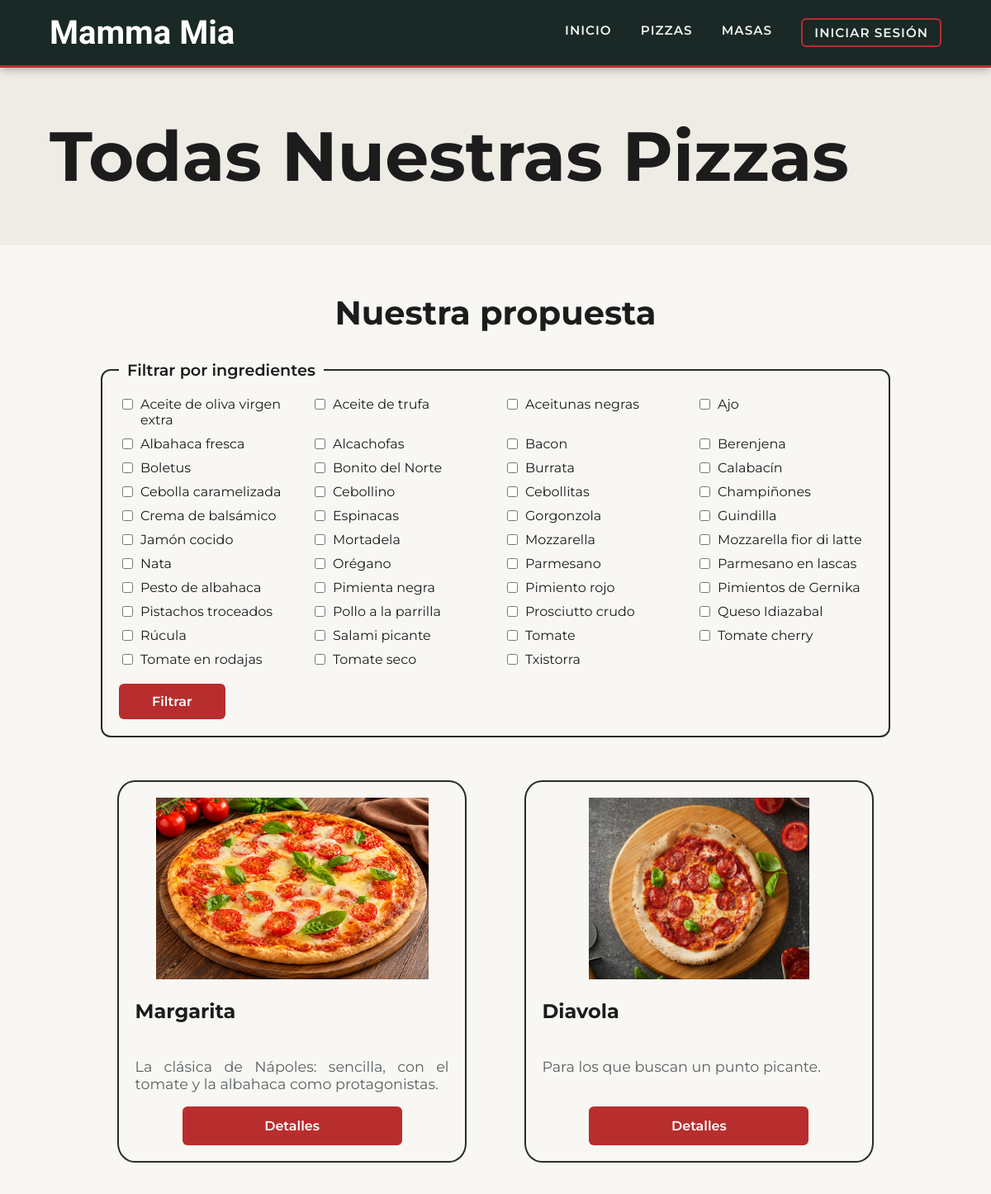
The page /all_pizza (upper part) on the database its author committed.
### restaurante/models.py (models this page shows, shortened)
class Ingrediente(models.Model):
    titulo = models.CharField(max_length=100, unique=True)
    class Meta:
        ordering = ['titulo']  #siempre se listan por orden alfabético

class Pizza(models.Model):
    titulo = models.CharField(max_length=100)
    foto = models.ImageField(upload_to='pizzas/')
    precio = models.DecimalField(max_digits=6, decimal_places=2)
    descripcion = models.TextField()
    tipo = models.ForeignKey(
        TipoMasa,
        on_delete=models.PROTECT,  # Si queremos borrar una masa, no debe existir ninguna pizza con esa masa asociada.
    )
    ingredientes = models.ManyToManyField(Ingrediente) #una pizza lleva muchos ingredientes y un mismo ingrediente puede estar en muchas pizzas
    num_ventas = models.IntegerField(default=0)

### restaurante/views.py (the view)
# urls.py: path('all_pizza', allpizzas, name='all_pizza'),
def allpizzas(request):
    pizzas = Pizza.objects.all()
    seleccionados = []
    for valor in request.GET.getlist('ingrediente'):
        if valor.isdecimal() and int(valor) not in seleccionados:
            seleccionados.append(int(valor))
    for id_ingrediente in seleccionados:
        pizzas = pizzas.filter(ingredientes__id=id_ingrediente)
    context = {
        'pizzas': pizzas,
        'ingredientes': Ingrediente.objects.all(), #para pintar los checkbox
        'seleccionados': seleccionados, #para dejar marcados los que se han elegido
    }
    return render(request, "allPizza.html", context)

### restaurante/templates/allPizza.html (shortened to what this page needs)
{% extends "index.html" %}
{% load static %}
{% block extra_css %}
    <link rel="stylesheet" href="{% static 'css/main.css' %}">
{% endblock %}
{%block content%}
        <main>
                <div id="portada1">
                <h1>Todas Nuestras Pizzas</h1>
                </div>
            <div id="bloque_pizzas">
                <div id="tit_bloque_pizzas">
                    <h2>Nuestra propuesta</h2>
                </div>
                <form action="{% url 'all_pizza' %}" method="get" id="filtro_ingredientes">
                    <fieldset>
                        <legend>Filtrar por ingredientes</legend>
                        <div id="lista_ingredientes">
                            {% for ingrediente in ingredientes %}
                            <label>
                                <input type="checkbox" name="ingrediente" value="{{ ingrediente.id }}"{% if ingrediente.id in seleccionados %} checked{% endif %}>
                                {{ ingrediente.titulo }}
                            </label>
                            {% endfor %}
                        </div>
                        <div id="botones_filtro">
                            <input type="submit" value="Filtrar" class="boton">
                        </div>
                    </fieldset>
                </form>
                {% if pizzas %}
                <div id="vista_pizzas">
                    {%for pizza in pizzas%}
                    <section>
                        {% if pizza.foto %}
                        <img src="{{ pizza.foto.url }}" alt="Pizza {{ pizza.titulo }}">
                        {% endif %}
                        <div>
                        <h3>{{pizza.titulo}}</h3>
                        <p>{{pizza.descripcion}}</p>
                        <a href="{% url 'filtrarpizza' pizza.id %}" class="boton">Detalles</a>
                        </div>
                    </section>
                    {%endfor%}
                </div>
                {% else %}
                {% if seleccionados %}
                <p class="sin_pizzas">No hay ninguna pizza que lleve todos esos ingredientes.</p>
                {% else %}
                <p class="sin_pizzas">Todavía no hay pizzas.</p>
                {% endif %}
                {% endif %}
            </div>
        </main>
{%endblock%}

### restaurante/templates/index.html (shortened to what this page needs)
{% load static %}
<!DOCTYPE html>
<html lang="es">
    <head>
        <link rel="stylesheet" href="{% static 'css/index.css' %}">
        {% block extra_css %}{% endblock %}
    </head>
    <body>
        <header>
            <div id="titulo">
                <a href="{% url 'home' %}" id="titulo_header">Mamma Mia</a>
            </div>
            <nav>
                <a href="{% url 'home' %}">Inicio</a>
                <a href="{% url 'all_pizza' %}">Pizzas</a>
                <a href="{% url 'all_masas' %}">Masas</a>
                <a href="{% url 'login' %}" class="nav_login">Iniciar sesión</a>
            </nav>
        </header>
        <main>
            {% block content %}{% endblock %}
        </main>
    </body>
</html>

### restaurante/static/css/index.css (style rules this page uses)
* { font-family: "Montserrat", sans-serif; }
body { margin: 0; background-color: #EFECE6; color: #1C1C1C; min-height: 100vh; display: flex; flex-direction: column; }
main { flex: 1; }
header { margin: 0; padding: 1rem 5%; display: flex; align-items: center; justify-content: space-between; flex-wrap: wrap; background-color: #1A2826; color: #F0F2F1; border-bottom: 3px solid #B82E2E; position: sticky; top: 0; z-index: 1000; box-shadow: 0 2px 10px rgba(0, 0, 0, 0.3); box-sizing: border-box; }
#titulo_header { font-family: "Cherry Cream Soda", cursive; color: #FFFFFF; text-decoration: none; font-weight: 700; font-size: 2.5rem; }
nav { display: flex; gap: 2.2rem; align-items: center; flex-wrap: wrap; white-space: nowrap; }
nav a { color: #F0F2F1; text-decoration: none; text-transform: uppercase; letter-spacing: 1px; font-weight: 600; font-size: 0.95rem; padding-bottom: 4px; border-bottom: 2px solid transparent; transition: color 0.2s, border-color 0.2s; }
nav .nav_login { border: 2px solid #B82E2E; border-radius: 6px; padding: 6px 14px; }

### restaurante/static/css/main.css (style rules this page uses)
body { background-color: #EFECE6; color: #1C1C1C; }
main p { font-size: 150%; text-align: justify; }
main h2 { font-size: 250%; }
main h3 { font-size: 150%; }
body { margin: 0; }
* { font-family: "Montserrat"; }
#portada1 { grid-column: 1; grid-row: 1; place-items: center; display: flex; justify-content: flex-start; align-items: center; padding-left: 5%; font-size: clamp(1.8rem, 3.5vw, 3rem); }
@media only screen and (min-width:701px) { #tit_bloque_pizzas { display: flex; justify-content: center; } }
@media only screen and (min-width:701px) { #vista_pizzas { margin-top: 1%; padding-top: 1%; width: 80%; margin: 0 auto; display: flex; align-items: stretch; justify-content: space-evenly; gap: 5%; } }
#vista_pizzas p { font-size: 1.1em; }
section { flex-direction: column; flex:1; border: 2px solid #2b2b2b; padding: 2%; border-radius: 5%; }
section p { color: #5A6260; }
#bloque_pizzas { background-color: #F8F7F4; padding-bottom: 5%; padding-top: 2%; }
.boton { align-self: center; background-color: #B82E2E; color: #FFFFFF; font-size: 1rem; font-weight: 600; padding: 14px; border: none; border-radius: 6px; margin-top: 10px; width: 70%; text-decoration: none; text-align: center; display: inline-block; box-sizing: border-box; cursor: pointer; }
#vista_pizzas section { display: flex; flex-direction: column; }
#vista_pizzas section > div { flex: 1; display: flex; flex-direction: column; }
#vista_pizzas section .boton { margin-top: auto; }
#vista_pizzas { flex-wrap: wrap; row-gap: 40px; }
#vista_pizzas section { flex: 1 1 260px; max-width: 380px; }
section img { width: 100%; height: 220px; object-fit: contain; }
#filtro_ingredientes { width: 80%; margin: 0 auto 40px auto; }
#filtro_ingredientes fieldset { border: 2px solid #2b2b2b; border-radius: 12px; padding: 20px; }
#filtro_ingredientes legend { font-size: 1.2rem; font-weight: 600; padding: 0 10px; }
#lista_ingredientes { display: grid; grid-template-columns: repeat(auto-fill, minmax(210px, 1fr)); gap: 10px 20px; }
#lista_ingredientes label { display: flex; align-items: flex-start; gap: 6px; cursor: pointer; }
#botones_filtro { display: flex; align-items: center; gap: 20px; margin-top: 20px; }
#botones_filtro .boton { width: auto; margin-top: 0; padding: 12px 40px; }

### rows shown on the page
Ingrediente: titulo "Aceite de oliva virgen extra"
Ingrediente: titulo "Aceite de trufa"
Ingrediente: titulo "Aceitunas negras"
Ingrediente: titulo "Ajo"
Ingrediente: titulo "Albahaca fresca"
Ingrediente: titulo "Alcachofas"
Ingrediente: titulo "Bacon"
Ingrediente: titulo "Berenjena"
Ingrediente: titulo "Boletus"
Ingrediente: titulo "Bonito del Norte"
Ingrediente: titulo "Burrata"
Ingrediente: titulo "Calabacín"
Ingrediente: titulo "Cebolla caramelizada"
Ingrediente: titulo "Cebollino"
Ingrediente: titulo "Cebollitas"
Ingrediente: titulo "Champiñones"
Ingrediente: titulo "Crema de balsámico"
Ingrediente: titulo "Espinacas"
Ingrediente: titulo "Gorgonzola"
Ingrediente: titulo "Guindilla"
Ingrediente: titulo "Jamón cocido"
Ingrediente: titulo "Mortadela"
Ingrediente: titulo "Mozzarella"
Ingrediente: titulo "Mozzarella fior di latte"
Ingrediente: titulo "Nata"
Ingrediente: titulo "Orégano"
Ingrediente: titulo "Parmesano"
Ingrediente: titulo "Parmesano en lascas"
Ingrediente: titulo "Pesto de albahaca"
Ingrediente: titulo "Pimienta negra"
Ingrediente: titulo "Pimiento rojo"
Ingrediente: titulo "Pimientos de Gernika"
Ingrediente: titulo "Pistachos troceados"
Ingrediente: titulo "Pollo a la parrilla"
Ingrediente: titulo "Prosciutto crudo"
Ingrediente: titulo "Queso Idiazabal"
Ingrediente: titulo "Rúcula"
Ingrediente: titulo "Salami picante"
Ingrediente: titulo "Tomate"
Ingrediente: titulo "Tomate cherry"
Ingrediente: titulo "Tomate en rodajas"
Ingrediente: titulo "Tomate seco"
Ingrediente: titulo "Txistorra"
Pizza: foto (picture), titulo "Margarita", descripcion "La clásica de Nápoles: sencilla, con el tomate y la albahaca como protagonistas."
Pizza: foto (picture), titulo "Diavola", descripcion "Para los que buscan un punto picante."
